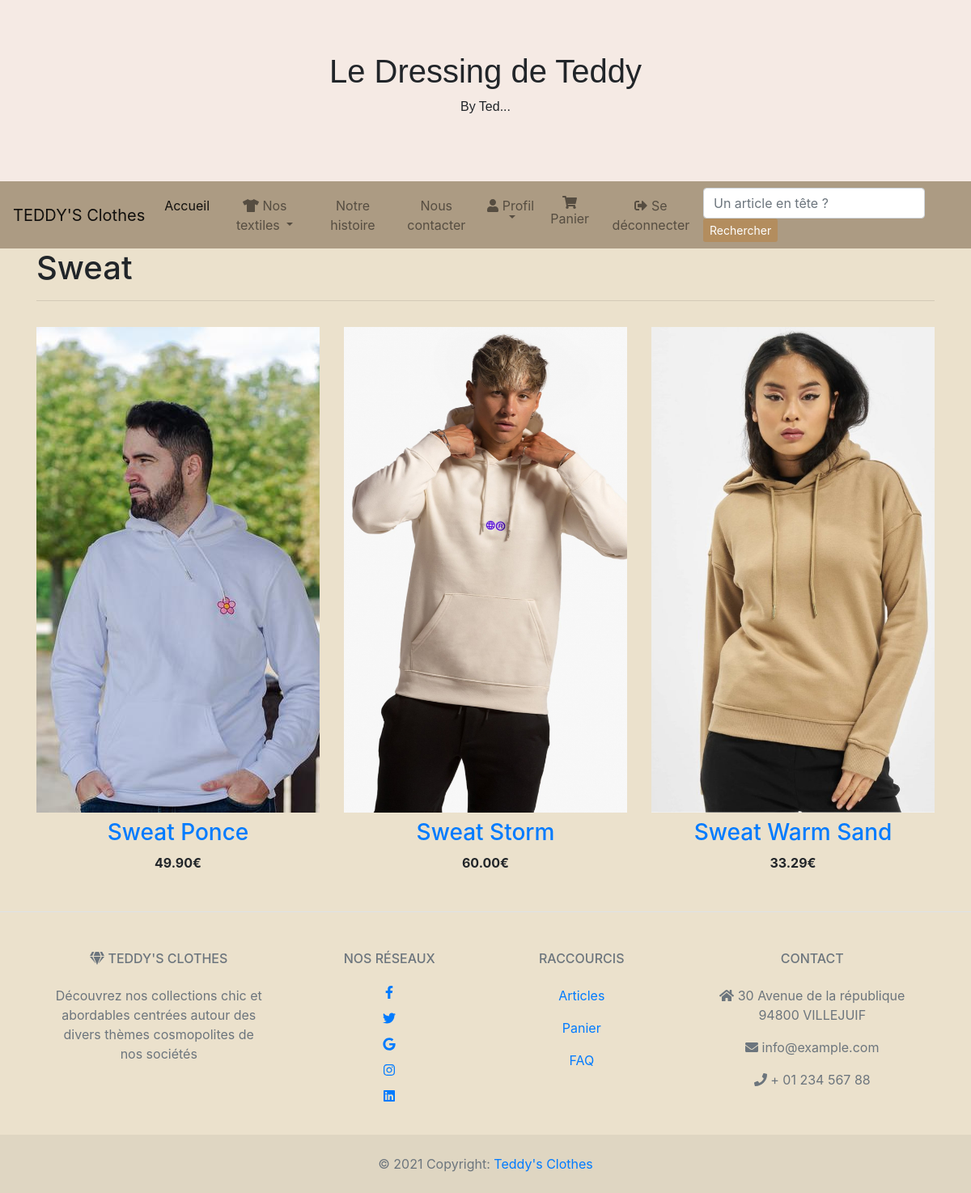
/categorie?cat=1 (signed in), run on the app's committed database.
### tables this page shows
CREATE TABLE IF NOT EXISTS `categorie` (
  `id` int(11) NOT NULL AUTO_INCREMENT,
  `nom` varchar(50) NOT NULL,
  PRIMARY KEY (`id`)
);

CREATE TABLE IF NOT EXISTS `modele` (
  `id` int(11) NOT NULL AUTO_INCREMENT,
  `nom` varchar(50) NOT NULL,
  `prix` decimal(4,2) NOT NULL,
  `info` tinytext NOT NULL,
  `idcat` int(11) NOT NULL,
  `image` varchar(50) NOT NULL,
  PRIMARY KEY (`id`),
  KEY `idcat` (`idcat`)
);

### categorie.php (the view, shortened to what this page needs)
<html>
<head>
  <link rel="stylesheet" href="page_accueil.css">
 </head>
 <?php
  include 'config/connect.php';
  include("head.php");
  include('barre_menu.php');
  ?>
    <body>
        <div class="container">
            <?php
            $sql = "SELECT nom from categorie WHERE id = ".$_GET['cat'];
            if ($result = $conn->query($sql)){
                while ($obj = $result->fetch_object()){
                    echo "<h1>".$obj->nom."</h1><hr>";
                }
            }
            ?>
            <div class="row">
                <?php
                    $sql = "SELECT * FROM modele WHERE modele.idcat = ".$_GET['cat'];
                    if ($result = $conn->query($sql)){
                        while ($obj = $result->fetch_object()){
                            echo "<div class='col-sm-12 col-md-6 col-lg-4'>";
                                echo "<a href='modele?mod=".$obj->id."' ><div class='img-liste-modele'>";
                                    echo "<img src='img/".$obj->image."'>";
                                echo "</div></a>";
                                echo "<div class='product-desc'>";
                                    echo "<h2><h3><a href='modele?mod=".$obj->id."' >".$obj->nom."</a></h3></h2>";
                                    echo "<div class='product-price'>";
                                        echo "<span class='price'>".$obj->prix."€</span>";
                                    echo "</div>";
                                echo "</div>";
                            echo "</div>";
                        }
                    }
                ?>
            </div>
        </div>
    </body>
</html>

### page_accueil.css (style rules this page uses)
body { margin: 0; font-family: Arial, Helvetica, sans-serif; }

### css/style.css (style rules this page uses)
a { text-decoration: none; color: #000; }
.product-desc { text-align: center; }
.product-price { font-weight: bold; }
.img-liste-modele { margin-top:1em; overflow: hidden; }
.img-liste-modele img { width: 100%; height: 600px; object-fit: cover; transition: transform .5s ease; }
.product-desc a { transition: .5s; }

### css/barre_menu.css (style rules this page uses)
body { background-color:#ebe1cc; }

### css/footer.css (style rules this page uses)
body { background-color:#ebe1cc; }

### data on the page
categorie: nom "Sweat"
modele: image (picture), nom "Sweat Ponce", prix "49.90"
modele: image (picture), nom "Sweat Storm", prix "60.00"
modele: image (picture), nom "Sweat Warm Sand", prix "33.29"
